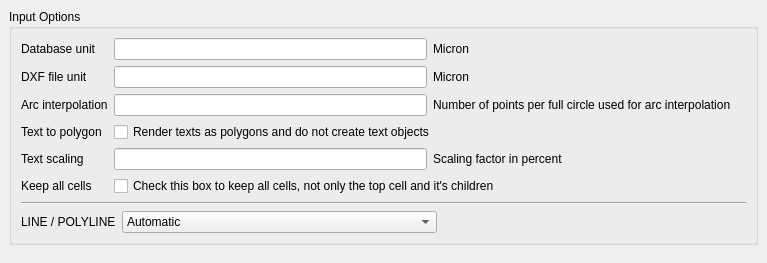
<ui version="4.0" >
 <class>DXFReaderOptionPage</class>
 <widget class="QWidget" name="DXFReaderOptionPage" >
  <property name="geometry" >
   <rect>
    <x>0</x>
    <y>0</y>
    <width>767</width>
    <height>263</height>
   </rect>
  </property>
  <property name="windowTitle" >
   <string>Form</string>
  </property>
  <layout class="QVBoxLayout" >
   <property name="margin" >
    <number>9</number>
   </property>
   <property name="spacing" >
    <number>6</number>
   </property>
   <item>
    <widget class="QGroupBox" name="groupBox" >
     <property name="title" >
      <string>Input Options</string>
     </property>
     <layout class="QGridLayout" >
      <property name="margin" >
       <number>9</number>
      </property>
      <property name="spacing" >
       <number>6</number>
      </property>
      <item row="2" column="1" >
       <widget class="QLineEdit" name="circle_points_le" >
        <property name="sizePolicy" >
         <sizepolicy>
          <hsizetype>5</hsizetype>
          <vsizetype>0</vsizetype>
          <horstretch>0</horstretch>
          <verstretch>0</verstretch>
         </sizepolicy>
        </property>
       </widget>
      </item>
      <item row="5" column="1" colspan="2" >
       <widget class="QCheckBox" name="keep_other_cells_cbx" >
        <property name="text" >
         <string>Check this box to keep all cells, not only the top cell and it's children</string>
        </property>
       </widget>
      </item>
      <item row="3" column="1" colspan="2" >
       <widget class="QCheckBox" name="render_texts_as_polygons_cbx" >
        <property name="text" >
         <string>Render texts as polygons and do not create text objects</string>
        </property>
       </widget>
      </item>
      <item row="0" column="2" >
       <widget class="QLabel" name="label_3" >
        <property name="sizePolicy" >
         <sizepolicy>
          <hsizetype>7</hsizetype>
          <vsizetype>5</vsizetype>
          <horstretch>0</horstretch>
          <verstretch>0</verstretch>
         </sizepolicy>
        </property>
        <property name="text" >
         <string>Micron</string>
        </property>
       </widget>
      </item>
      <item row="0" column="1" >
       <widget class="QLineEdit" name="dbu_le" >
        <property name="sizePolicy" >
         <sizepolicy>
          <hsizetype>5</hsizetype>
          <vsizetype>0</vsizetype>
          <horstretch>0</horstretch>
          <verstretch>0</verstretch>
         </sizepolicy>
        </property>
       </widget>
      </item>
      <item row="1" column="0" >
       <widget class="QLabel" name="label_5" >
        <property name="text" >
         <string>DXF file unit</string>
        </property>
       </widget>
      </item>
      <item row="1" column="1" >
       <widget class="QLineEdit" name="unit_le" >
        <property name="sizePolicy" >
         <sizepolicy>
          <hsizetype>5</hsizetype>
          <vsizetype>0</vsizetype>
          <horstretch>0</horstretch>
          <verstretch>0</verstretch>
         </sizepolicy>
        </property>
       </widget>
      </item>
      <item row="1" column="2" >
       <widget class="QLabel" name="label_4" >
        <property name="sizePolicy" >
         <sizepolicy>
          <hsizetype>7</hsizetype>
          <vsizetype>5</vsizetype>
          <horstretch>0</horstretch>
          <verstretch>0</verstretch>
         </sizepolicy>
        </property>
        <property name="text" >
         <string>Micron</string>
        </property>
       </widget>
      </item>
      <item row="7" column="0" colspan="3" >
       <widget class="QFrame" name="frame" >
        <property name="frameShape" >
         <enum>QFrame::NoFrame</enum>
        </property>
        <property name="frameShadow" >
         <enum>QFrame::Raised</enum>
        </property>
        <layout class="QHBoxLayout" >
         <property name="margin" >
          <number>0</number>
         </property>
         <property name="spacing" >
          <number>6</number>
         </property>
         <item>
          <widget class="QLabel" name="label" >
           <property name="text" >
            <string>LINE / POLYLINE</string>
           </property>
          </widget>
         </item>
         <item>
          <widget class="QComboBox" name="polyline2poly_cbx" >
           <item>
            <property name="text" >
             <string>Automatic</string>
            </property>
           </item>
           <item>
            <property name="text" >
             <string>Keep lines</string>
            </property>
           </item>
           <item>
            <property name="text" >
             <string>Create polygons from closed polylines with width = 0</string>
            </property>
           </item>
           <item>
            <property name="text" >
             <string>Merge lines with width 0 into polygons</string>
            </property>
           </item>
           <item>
            <property name="text" >
             <string>Merge lines and auto-close open contours</string>
            </property>
           </item>
          </widget>
         </item>
         <item>
          <spacer>
           <property name="orientation" >
            <enum>Qt::Horizontal</enum>
           </property>
           <property name="sizeHint" >
            <size>
             <width>451</width>
             <height>20</height>
            </size>
           </property>
          </spacer>
         </item>
        </layout>
       </widget>
      </item>
      <item row="6" column="0" colspan="3" >
       <widget class="Line" name="line" >
        <property name="orientation" >
         <enum>Qt::Horizontal</enum>
        </property>
       </widget>
      </item>
      <item row="2" column="0" >
       <widget class="QLabel" name="label_6" >
        <property name="text" >
         <string>Arc interpolation</string>
        </property>
       </widget>
      </item>
      <item row="2" column="2" >
       <widget class="QLabel" name="label_7" >
        <property name="sizePolicy" >
         <sizepolicy>
          <hsizetype>7</hsizetype>
          <vsizetype>5</vsizetype>
          <horstretch>0</horstretch>
          <verstretch>0</verstretch>
         </sizepolicy>
        </property>
        <property name="text" >
         <string>Number of points per full circle used for arc interpolation</string>
        </property>
       </widget>
      </item>
      <item row="0" column="0" >
       <widget class="QLabel" name="label_2" >
        <property name="text" >
         <string>Database unit   </string>
        </property>
       </widget>
      </item>
      <item row="5" column="0" >
       <widget class="QLabel" name="label_9" >
        <property name="text" >
         <string>Keep all cells</string>
        </property>
       </widget>
      </item>
      <item row="3" column="0" >
       <widget class="QLabel" name="label_8" >
        <property name="text" >
         <string>Text to polygon</string>
        </property>
       </widget>
      </item>
      <item row="4" column="0" >
       <widget class="QLabel" name="label_10" >
        <property name="text" >
         <string>Text scaling</string>
        </property>
       </widget>
      </item>
      <item row="4" column="1" >
       <widget class="QLineEdit" name="text_scaling_le" />
      </item>
      <item row="4" column="2" >
       <widget class="QLabel" name="label_11" >
        <property name="text" >
         <string>Scaling factor in percent</string>
        </property>
       </widget>
      </item>
     </layout>
    </widget>
   </item>
   <item>
    <spacer>
     <property name="orientation" >
      <enum>Qt::Vertical</enum>
     </property>
     <property name="sizeHint" >
      <size>
       <width>749</width>
       <height>31</height>
      </size>
     </property>
    </spacer>
   </item>
  </layout>
 </widget>
 <tabstops>
  <tabstop>dbu_le</tabstop>
  <tabstop>unit_le</tabstop>
  <tabstop>circle_points_le</tabstop>
  <tabstop>render_texts_as_polygons_cbx</tabstop>
  <tabstop>text_scaling_le</tabstop>
  <tabstop>keep_other_cells_cbx</tabstop>
  <tabstop>polyline2poly_cbx</tabstop>
 </tabstops>
 <resources/>
 <connections/>
</ui>
